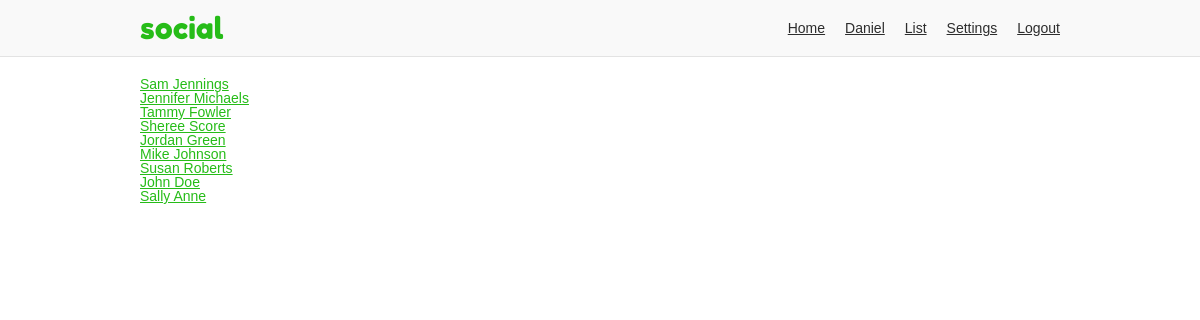
Page /onosendi/following (signed in) on the committed database.
### app/users/models/user.py (models this page shows, shortened)
class User(UserMixin, db.Model, BaseModel):
    username = db.Column(db.String(35), nullable=False, unique=True)
    email = db.Column(db.String(255), nullable=False, unique=True)
    password = db.Column(db.String(128), nullable=False)
    first_name = db.Column(db.String(35), nullable=False)
    last_name = db.Column(db.String(35), nullable=False)
    about_me = db.Column(db.Text)
    last_seen = db.Column(db.DateTime, default=datetime.utcnow)
    posts_per_page = db.Column(db.Integer, default=10, nullable=False)
    full_name = column_property(first_name + " " + last_name)
    followed = db.relationship(
        'User',
        secondary=followers,
        primaryjoin='followers.c.follower_id == User.id',
        secondaryjoin='followers.c.followed_id == User.id',
        backref=db.backref('followers', lazy='dynamic'),
        lazy='dynamic')
    post_author = db.relationship(
        'Post',
        foreign_keys='Post.author_id',
        backref='author', lazy='dynamic')
    post_recipient = db.relationship(
        'Post',
        foreign_keys='Post.recipient_id',
        backref='recipient', lazy='dynamic')

### app/users/views.py (the view)
@users.route('/<username>/following', methods=['GET', 'POST'])
@login_required
def following(username):
    user = User.query.filter_by(username=username).first_or_404()
    return render_template('users/following.html', user=user)

### app/models.py (called while the page is built)
    def commit(self):
        try:
            db.session.add(self)
            db.session.commit()
            return self
        except Exception as E:
            db.session.rollback()
            raise E

### app/users/models/user.py (called while the page is built)
@login.user_loader
def load_user(id):
    return User.query.get(int(id))

### app/users/views.py (called while the page is built)
@users.before_request
def before_request():
    if current_user.is_authenticated:
        current_user.last_seen = datetime.utcnow()
        current_user.commit()

### app/templates/users/following.html (shortened to what this page needs)
{% extends "/base.html" %}
{% block content %}
{% if user.followed.count() %}
<ul>
  {% for following in user.followed.all() %}
  <li>
    <a href="{{ url_for('users.profile', username=following.username) }}">{{ following.full_name }}</a>
  </li>
  {% endfor %}
</ul>
{% endif %}
{% endblock %}

### app/templates/base.html (shortened to what this page needs)
<!doctype html>
<html lang="en">
<head>
  <link rel="stylesheet" href="{{ url_for('static', filename='css/layout.css') }}">
</head>
<body>
<div class="header-container">
  <header class="site-header responsive-container">
    <h1 class="branding"><a href="{{ url_for('static_views.index') }}">{{ APP_NAME }}</a></h1>
    {% if current_user.is_authenticated %}
    <ul class="primary-nav">
      <li><a href="{{ url_for('users.home') }}">Home</a></li>
      <li><a href="{{ url_for('users.profile', username=current_user.username) }}">{{ current_user.first_name }}</a></li>
      <li><a href="{{ url_for('users.list') }}">List</a></li>
      <li><a href="{{ url_for('users.settings_account') }}">Settings</a></li>
      <li><a href="{{ url_for('static_views.logout') }}">Logout</a></li>
    </ul>
    {% endif %}
  </header>
</div>
<div class="responsive-container">
{% block content %}
{% endblock %}
</div>
</body>
</html>

### app/static/css/layout.css (style rules this page uses)
:root { --green: #26bc18; --dark-green: #21a42f; --light-gray: #f9f9f9; --gray-border: #e3e3e3; --light-green: #e9ffe0; --green-border: #c9ffb2; --green-text: #335922; }
*, *::before, *::after { box-sizing: border-box; }
html { font-family: sans-serif; font-size: 62.5%; }
article, aside, figcaption, figure, footer, header, hgroup, main, nav, section { display: block; }
body { margin: 0; color: #333; font-size: 1.4rem; line-height: 1; }
h1, h2, h3, h4, h5, h6 { margin: 0 0 10px 0; }
p, ol, ul, dl { margin: 0 0 10px 0; padding: 0; }
ol, ul { list-style: none; }
a, a:link { color: var(--green); ext-decoration: none; }
.responsive-container { margin: 0 auto; max-width: 960px; padding: 0 20px; }
.header-container { margin-bottom: 20px; background-color: var(--light-gray); border-bottom: 1px solid var(--gray-border); }
.header-container .site-header { align-items: center; display: flex; }
.branding { margin: 0; padding: 10px 0; }
.branding a { font: 30px "Fredoka One"; text-decoration: none; }
.primary-nav { display: flex; margin: 0 0 0 auto; }
.primary-nav li { padding: 0 10px; }
.primary-nav li:last-child { padding-right: 0; }
.primary-nav a { color: #2d2d2d; }

### rows in the picture
User: first_name "Daniel"
User: full_name "Sam Jennings"
User: full_name "Jennifer Michaels"
User: full_name "Tammy Fowler"
User: full_name "Sheree Score"
User: full_name "Jordan Green"
User: full_name "Mike Johnson"
User: full_name "Susan Roberts"
User: full_name "John Doe"
User: full_name "Sally Anne"

### other values in the picture
{{ APP_NAME }} "social"
